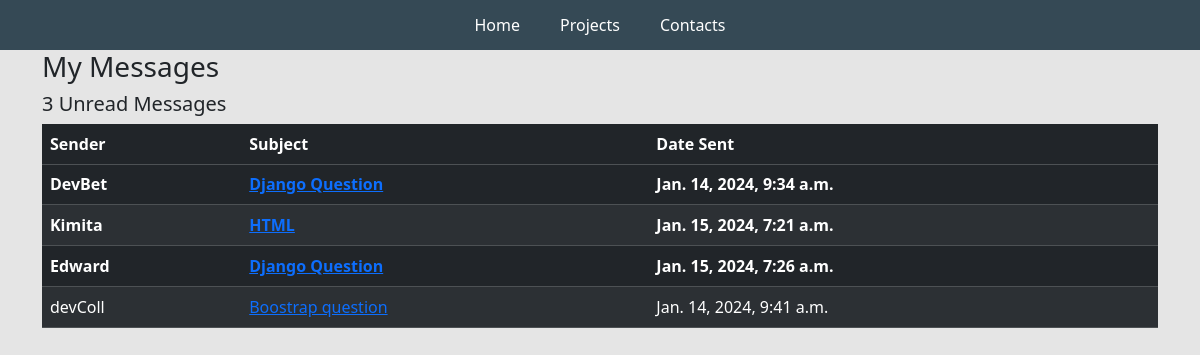
Screenshot of /inbox/ with the database file from the repository.
### base/models.py (models this page shows, shortened)
class Message(models.Model):
    name=models.CharField(max_length=200, null=True)
    email=models.CharField(max_length=200, null=True)
    subject= models.CharField(max_length=200, null=True)
    body = models.TextField()
    is_read = models.BooleanField(default=False)
    id=models.UUIDField(default=uuid.uuid4, unique=True, primary_key=True, editable=False)
    created=models.DateTimeField(auto_now_add=True)

### base/views.py (the view)
# urls.py: path('inbox/', views.inboxPage, name='inbox'),
def inboxPage(request):
    inbox= Message.objects.all().order_by('is_read')
    unreadCount=Message.objects.filter(is_read=False).count()
    context={'inbox':inbox, 'unreadCount':unreadCount}
    return render(request, 'base/inbox.html',context)

### base/templates/base/inbox.html (shortened to what this page needs)
{%extends 'base/main.html'%}
{%load static%}
{%block content%}
<div class="container">
<h3>My Messages</h3>
<h5> {{unreadCount}}  Unread Messages</h5>
<table class="table table-dark table-striped">
    <thead>
        <tr>
            <th>Sender</th>
            <th>Subject</th>
            <th>Date Sent</th>
        </tr>
    </thead>
    <tr>
        {% for message in inbox %}
        {%if message.is_read%}
        <tr style="font-weight: 100;">
        {%else%}
         <tr style="font-weight: 900;">
        {%endif%}
            <td>{{message.name}}</td>
            <td><a href="{% url 'message' message.id%}">{{message.subject}}</a></td>
            <td>{{message.created}}</td>
         </tr>
        {%endfor%}
</table>
</div>
{%endblock content%}

### static/styles/main1.css (style rules this page uses)
body { background-color: #E5E5E5; }

### rows the page displays
Message: name "DevBet", subject "Django Question", created "Jan. 14, 2024, 9:34 a.m."
Message: name "Kimita", subject "HTML", created "Jan. 15, 2024, 7:21 a.m."
Message: name "Edward", subject "Django Question", created "Jan. 15, 2024, 7:26 a.m."
Message: name "devColl", subject "Boostrap question", created "Jan. 14, 2024, 9:41 a.m."

### other values shown
{{ unreadCount }} "3"
